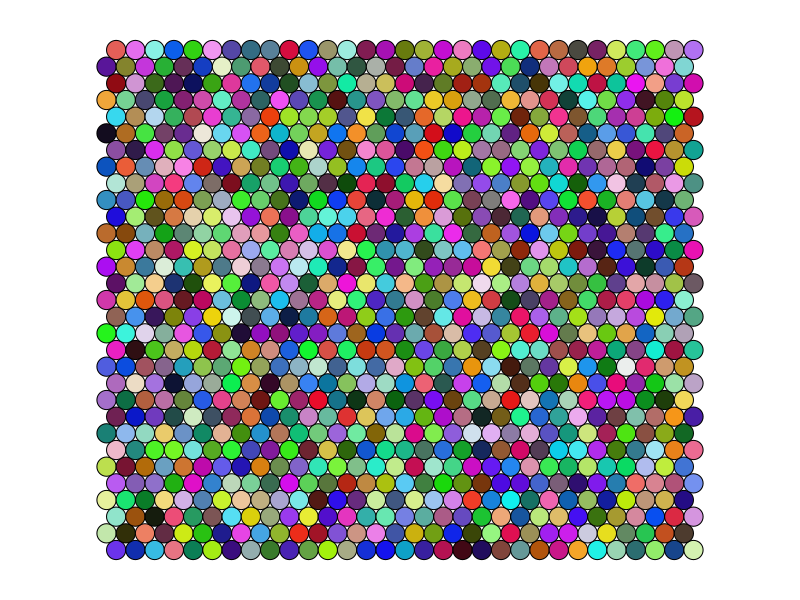
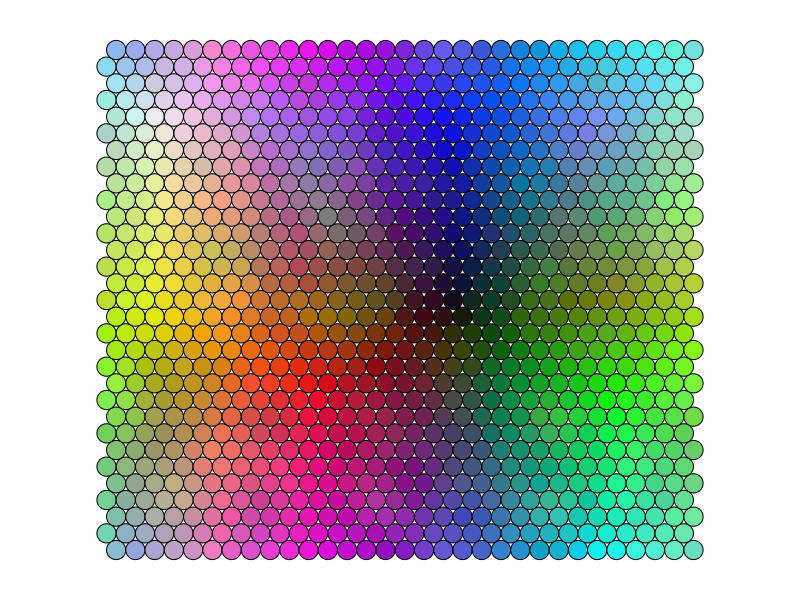

R code for these plots, in order:
## ---- chunk 1
library(kohonen)
## ---- chunk 2
sample.size <- 5000

sample.rgb <- as.data.frame(matrix(nrow = sample.size, ncol = 3))
colnames(sample.rgb) <- c('R', 'G', 'B')

sample.rgb$R <- sample(0:255, sample.size, replace = T)
sample.rgb$G <- sample(0:255, sample.size, replace = T)
sample.rgb$B <- sample(0:255, sample.size, replace = T)
## ---- chunk 3
gridSize <- ceiling(sample.size ^ (1/2.5)) # numero de neuronios = gridSize ^ 2
som.grid <- somgrid(xdim = gridSize, ydim = gridSize, topo = 'hexagonal', neighbourhood.fct = c('bubble'), toroidal = TRUE)
som.model <- som(data.matrix(sample.rgb), grid = som.grid, rlen = 150, alpha = c(0.05, 0.01))
## ---- chunk 4
som.events <- som.model$codes[[1]]
som.events.colors <- rgb(som.events[,1], som.events[,2], som.events[,3], maxColorValue = 255)
som.dist <- as.matrix(dist(som.events))
## ---- chunk 5
plot(som.model,
     type = 'mapping',
     bg = som.events.colors[sample.int(length(som.events.colors), size = length(som.events.colors))],
     keepMargins = F,
     col = NA,
     main = '')
## ---- chunk 6
plot(som.model,
     type = 'mapping',
     bg = som.events.colors,
     keepMargins = F,
     col = NA,
     main = '')
